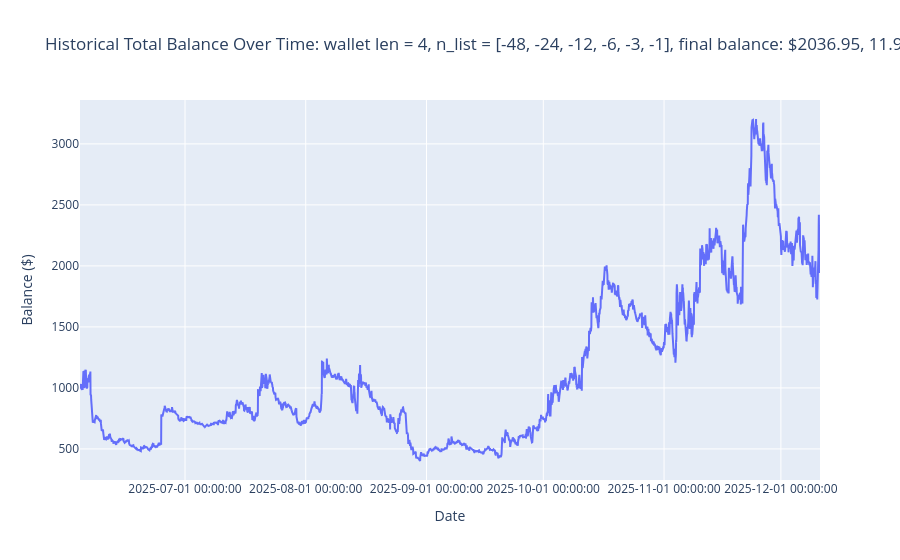

The notebook cell saved with this chart:
### Code cell
n_list = [-48, -24, -12, -6, -3, -1]
plot_momentum(merged_backtests_df, pct_change_merged_backtests_df, n_list)

### Figure 1 — Plotly figure (JSON) as saved in the notebook; plotly's stock layout.template omitted (floating-point values rounded to 4 significant figures; data arrays with more than 128 entries replaced by an {"elided": "..."} marker saying what was removed)
{"data": [{"mode": "lines", "name": "Total Balance", "type": "scatter", "x": {"elided": "4561 str values"}, "y": {"elided": "4561 float values"}}], "layout": {"hovermode": "x unified", "title": {"text": "Historical Total Balance Over Time: wallet len = 4, n_list = [-48, -24, -12, -6, -3, -1], final balance: $2036.95, 11.9% pm"}, "xaxis": {"tickformat": "%Y-%m-%d %H:%M:%S", "title": {"text": "Date"}}, "yaxis": {"title": {"text": "Balance ($)"}}}}
